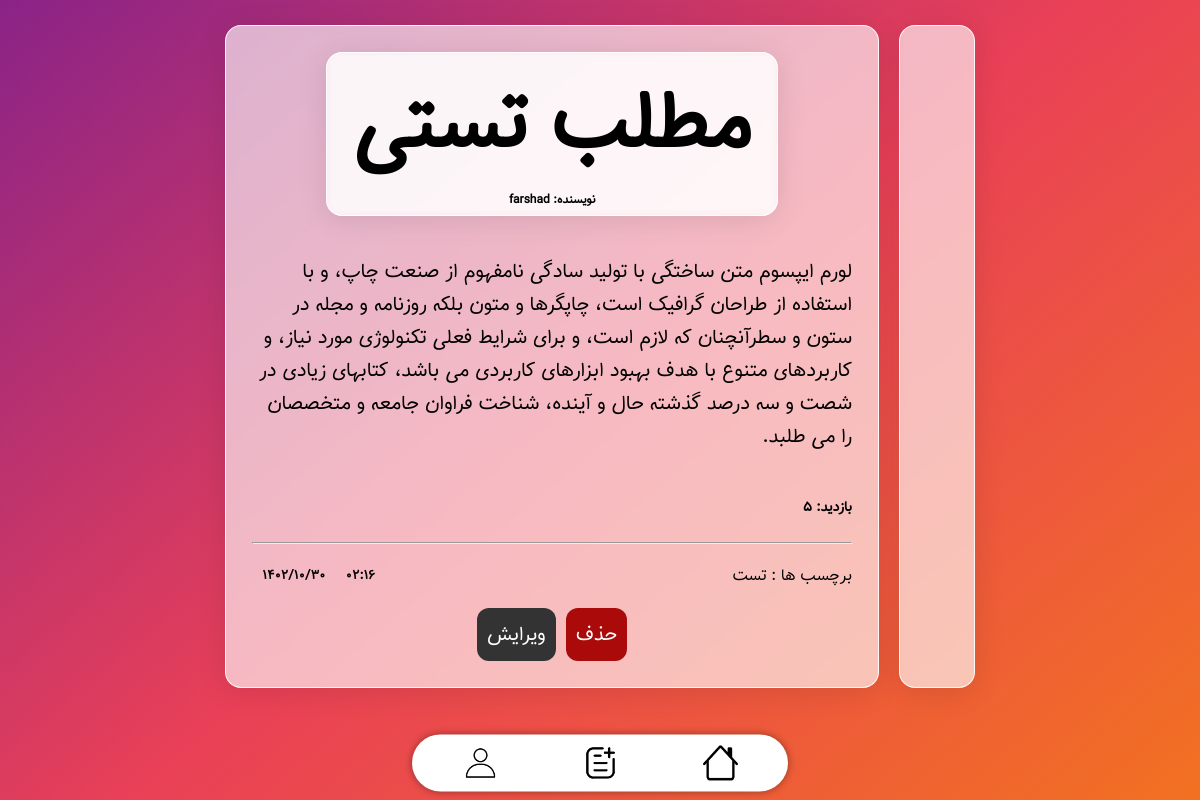
The app's page /post/1 (signed in) with its own data.
### models.py (models this page shows)
class Post(db.Model):
    id = db.Column(db.Integer, primary_key=True, autoincrement=True)
    title = db.Column(db.String(255), nullable=False)
    tags = db.Column(db.String(255))
    content = db.Column(db.Text, nullable=False)
    author = db.Column(db.String(255), nullable=False)
    date = db.Column(db.String(255), nullable=False)
    time = db.Column(db.String(255), nullable=False)
    views = db.Column(db.Integer, nullable=False)
    lastEditDate = db.Column(db.String(255))
    lastEditTime = db.Column(db.String(255))

### app.py (the view)
@app.route("/post/<int:postID>", methods=["GET", "POST"])
def post(postID):
    post = Post.query.get(postID)
    if post:
        post.views +=1
        db.session.commit()
        if request.method == "POST":
            if "postDeleteButton" in request.form:
                deletePost(postID)
                return redirect(f"/")
        rdf_data = {
        "@context": "http://schema.org",
        "@type": "Article",
        "headline": f"{post.title}",
        "description": f"{post.content}",
        "url": f"{request.url}",
        "datePublished": f"{post.date}",
        "dateModified": f"{post.lastEditDate}",
        "author": {
            "@type": "Person",
            "name": f"{post.author}"
        },
        "articleBody": f"{post.content}",
        "publisher": {
            "@type": "Organization",
            "name": "website"
        }
    }
        return render_template(
            "post.html",
            post=post,
            rdf_data=rdf_data
        )
    else:
        return render_template("404.html")

### templates/post.html (shortened to what this page needs)
{% extends 'base.html'%}
{% block link %}
  <link rel="stylesheet" href="{{ url_for('static', filename='css/post.css') }}" />
  <link rel="stylesheet" href="{{ url_for('static', filename='css/index.css') }}" />
{% endblock %}
{% block body %}
<div style="display: flex;justify-content: center;margin-top: 15px;">
  <div class="social-share slide-left" style="padding: 1.3rem;margin: 10px;display: flex;flex-direction: column;justify-content: space-between;margin-bottom: 30px;background: rgba(255, 255, 255, 0.64);border-radius: 16px;box-shadow: 0 4px 30px rgba(0, 0, 0, 0.1);backdrop-filter: blur(4.1px);-webkit-backdrop-filter: blur(4.1px);border: 1px solid rgba(255, 255, 255, 0.89);">
      <a href="https://www.facebook.com/sharer.php?u={{request.url}}" style="margin-right: 0.3rem;" data-label="Facebook" onclick="window.open(this.href,this.title,'width=500,height=500,top=300px,left=300px'); return false;" target="_blank" aria-label="اشتراک گذاری در فیسبوک" rel="noopener nofollow">
         <i class="fab fa-facebook-f"></i>
      </a>
      <a href="https://twitter.com/share?url={{request.url}}" style="margin-right: 0.3rem;" onclick="window.open(this.href,this.title,'width=500,height=500,top=300px,left=300px'); return false;" target="_blank" aria-label="اشتراک گذاری در توئیتر" rel="noopener nofollow">
         <i class="fab fa-twitter"></i>
      </a>
      <a href="https://www.instagram.com/create/?url={{request.url}}&caption={{post.content}}" style="margin-right: 0.3rem;" class="social-icon" target="_blank" aria-label="اشتراک گذاری در اینستاگرام">
        <i class="fab fa-instagram"></i>
     </a>
     <a href="https://telegram.me/share/url?url={{request.url}}" style="margin-right: 0.3rem;" onclick="window.open(this.href,this.title,'width=500,height=500,top=300px,left=300px'); return false;" target="_blank" class="icon button circle is-outline tooltip telegram tooltipstered" aria-label="اشتراک گذاری در تلگرام" rel="noopener nofollow">
      <i class="fab fa-telegram"></i>
   </a>
   <a href="mailto:?subject={{post.title}};body={{post.content}}" style="margin-right: 0.3rem;" aria-label="ایمیل به دوستان" rel="nofollow">
    <i class="fa fa-envelope"></i></a>
    </div>
  <div class="postH slide-top" style="width: 50%;">
    <div class="post-container">
    <div style="text-align: center;" class="title">
      <h1 style="text-align: center;margin: 0;">{{post.title}}</h1>
      <a href="/user/{{post.author}}">
        <h5 style="font-size: 0.6rem;margin: 0;" class="author">نویسنده: {{post.author}}</h5></a>
    </div>
      {{post.content|safe}}
      <h5 style="margin-top: 43px;text-align: right;font-size: 0.7rem;">بازدید: {{post.views}}</h5>
      <hr/>
      <div style="font-size: 0.8rem;display: flex;justify-content: space-between;align-items: center;">
         <span>
          برچسب ها : {{post.tags.replace(" ",", ").replace(",",", ")}}
        </span>
        <div style="display: flex;">
          <h5 style="margin: 10px;">{{post.time}}</h5>
          <h5 style="margin: 10px;" class="date">{{post.date}}</h5>
        </div>
      </div>
    </div>
    {% if post.author == session["userName"] %}
      <div class="bottomBar" style="display: flex;justify-content: center;margin-top: 12px;">
        <form method="post">
          <button
            type="submit"
            style="color: #fff;background: #aa0a0a;cursor: pointer;padding: 10px;border-radius: 12px;font-size: 1rem;margin-left: 10px;"
            name="postDeleteButton"
          >
            حذف
          </button>
        </form>
        <a href="/editpost/{{post.id}}" style="color: #fff;background: #333;padding: 10px;border-radius: 12px;font-size: 1rem;">ویرایش</a>
      </div>
    {% endif %}
  </div>
  </div>
{% endblock body %}

### templates/base.html (shortened to what this page needs)
<!DOCTYPE html>
<html lang="fa" dir="rtl">
  <head>
    <link rel="stylesheet" href="{{ url_for('static', filename='css/main.css') }}" />
    <link rel="stylesheet" href="{{ url_for('static', filename='css/header.css') }}" />
    <link rel="stylesheet" href="{{ url_for('static', filename='css/notif.css') }}" />
    {% block link %} {% endblock %}
  </head>
  <body style="background: linear-gradient(320deg,#f27121,#e94057,#8a2387);">
    <main role="main" style="flex: 1;">
      {% block body %} {% endblock %}
    </main>
    {% if "/login" not in request.url and "/welcome" not in request.url and "/signup" not in request.url %}
    <header class="head">
      <nav role="navigation" class="head-item">
        <a href="/"><img src="{{ url_for('static', filename='img/home.png') }}" width="35px" height="35px"/></a>
        <a href="/createpost"><img src="{{ url_for('static', filename='img/add.png') }}" width="35px" height="35px"/></a>
        <a href="/user/{{session['userName'].lower()}}"><img src="{{ url_for('static', filename='img/profile.png') }}" width="35px" height="35px"/></a>
      </nav>
    </header>
    {% endif %}
  </body>
</html>

### static/css/main.css (style rules this page uses)
:root { --themePrimary: #000; --themeSecondary: #fff; --themeHelper: #303030; --primaryColor: #ff206e; --primaryHelper: #ff4f8c; }
* { font-family: 'Tanha-FD'; color: var(--themePrimary); overflow-wrap: break-word !important; }
body { margin: 0; padding: 0; display: flex; flex-direction: column; min-height: 100vh; }
.no-scroll { overflow: hidden; }
main { flex: 1; }
html { font-size: 125% !important; }
body { background-color: var(--themeSecondary); }
a { text-decoration: none; user-select: none; }
button { background-color: transparent; border: 0; }
.slide-left { -webkit-animation: slide-left 0.9s cubic-bezier(0.250, 0.460, 0.450, 0.940) forwards; animation: slide-left 0.9s cubic-bezier(0.250, 0.460, 0.450, 0.940) forwards; }
.slide-top { -webkit-animation: slide-top 0.9s cubic-bezier(0.250, 0.460, 0.450, 0.940) forwards; animation: slide-top 0.9s cubic-bezier(0.250, 0.460, 0.450, 0.940) forwards; }

### static/css/header.css (style rules this page uses)
.head { position: sticky; bottom: 0px; display: flex; justify-content: center; }
.head-item { background-color: #fff; color: white; padding: 11px 8px; position: sticky; width: 30%; border-radius: 37px; box-shadow: 0px 0px 7px 1px #0000004f; left: 50%; transform: translate(-50%,-15%); display: flex; justify-content: space-around; }
.head .head-item a { display: flex; align-items: center; }

### static/css/post.css (style rules this page uses)
body { overflow: auto; }
.title { font-size: 2rem; }
.bottomBar { display: flex; align-items: stretch; justify-content: space-between; }

### static/css/index.css (style rules this page uses)
.postH { padding: 1.3rem; margin: 10px; display: flex; flex-direction: column; justify-content: space-between; margin-bottom: 30px; background: rgba(255, 255, 255, 0.64); border-radius: 16px; box-shadow: 0 4px 30px rgba(0, 0, 0, 0.1); backdrop-filter: blur(4.1px); -webkit-backdrop-filter: blur(4.1px); border: 1px solid rgba(255, 255, 255, 0.89); }
.title { display: block; color: #333; padding: 6px 0px; width: 75%; margin: 0 auto; text-align: center; background: rgba(255, 255, 255, 0.64); border-radius: 16px; box-shadow: 0 4px 30px rgba(0, 0, 0, 0.1); backdrop-filter: blur(4.1px); -webkit-backdrop-filter: blur(4.1px); border: 1px solid rgba(255, 255, 255, 0.89); margin-bottom: 39px; }

### records on screen
Post: title "مطلب تستی", author "farshad", content "لورم ایپسوم متن ساختگی با تولید سادگی نامفهوم از صنعت چاپ، و با استفاده از طراحان گرافیک است، چاپگرها و متون بلکه روزنامه و مجله در ستون و سطرآنچنان که لازم است، و برای شرایط فعلی تکنولوژی مورد نیاز، و کاربردهای متنوع با هدف بهبود ابزارهای کاربردی می باشد، کتابهای زیادی در شصت و سه درصد گذشته حال و آینده، شناخت فراوان جامعه و متخصصان را می طلبد.", views "5", tags.replace "تست", time "02:16", date "1402/10/30"
